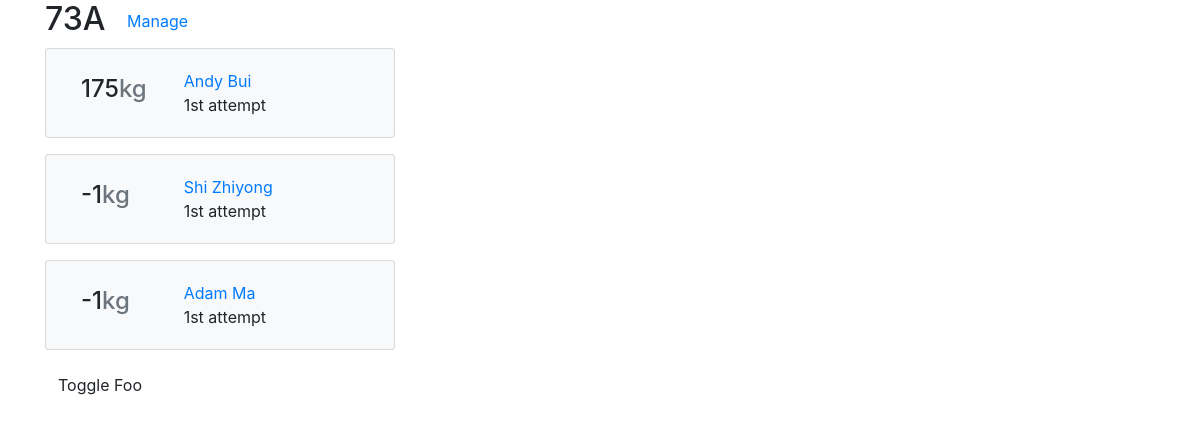
Page /meet/2/17/ on the earlier database version.
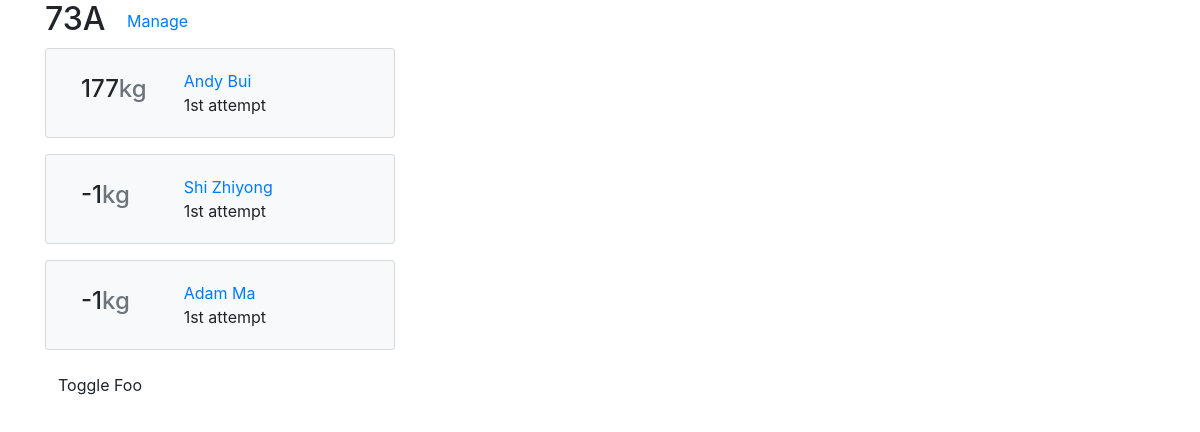
Same page on the later database version.
### session/models.py (models this page shows, shortened)
class Athlete(models.Model):
    session = models.ForeignKey("Session", on_delete=models.CASCADE)
    name = models.CharField(max_length=60)
    date_of_birth = models.DateField()
    gender = models.BooleanField()
    bodyweight = models.FloatField()
    affiliation = models.CharField(max_length=3)
    next_attempt = models.IntegerField(default=1)
    next_weight = models.IntegerField(default=-1)
    def __str__(self):
        return self.name
    def get_next_lift(self):
        lift = self.lift_set.get(attempt=self.next_attempt)
        return lift

class Lift(models.Model):
    athlete = models.ForeignKey("Athlete", on_delete=models.CASCADE)
    attempt = models.IntegerField(default=1)
    weight = models.IntegerField(default=-1)
    result = models.NullBooleanField(default=None)
    change = models.IntegerField(default=1)
    def __str__(self):
        return str(self.weight)

### session/views/session.py (the view)
# urls.py: path('', homepage.index, name='index'),
def index(request, meet_id, session_id):
    session = get_object_or_404(Session, pk=session_id)
    if session.meet.id != meet_id:
        raise Http404("Session not found!")
    athletes_list = session.athlete_set.all()
    form = UpdateAthleteForm()
    context = {
        'session': session,
        'athletes_list': athletes_list,
        'form':form
    }
    return render(request, 'session/index.html', context)

### session/models.py (called while the page is built)
    def __str__(self):
        return str(self.bodyweight) + self.letter

    def sorted_athlete_set(self):
        return self.athlete_set.order_by('next_weight')

### session/templates/session/index.html (shortened to what this page needs)
{% extends 'main/base.html' %}
{% load crispy_forms_tags %}
{% load humanize %}
{% block content %}
<h2>{{ session }}
    <span>
        <a  class="btn btn-link pull-right" href="{% url 'meet:session:manage' session.meet.id session.id %}">Manage</a>
    </span>
</h2>
<div class="row" id="infobox">
    <div class="col-4">
        <div style="overflow-y:auto; max-height: 30rem;">
            {% if athletes_list %}
                {% for athlete in session.sorted_athlete_set %}
                    <div class="card bg-light mb-3" style="max-width: 30rem;">
                            <div class="card-body">
                                <div class="container-fluid">
                                    <div class="row">
                                        <div class="col-4 align-self-center">
                                            <h4>{{ athlete.get_next_lift }}<span class="text-secondary">kg</span></h4>
                                        </div>
                                        <div class="col-8">
                                            <a data-toggle="collapse" href="#info-{{athlete.pk}}">{{athlete}}</a><br>
                                            <span>{{athlete.next_attempt | ordinal}} attempt</span>
                                        </div>
                                    </div>
                                </div>
                            </div>
                    </div>
                {% endfor %}
            {% endif %}
            </div>
            <a href="#Foo" class="btn btn-default" data-toggle="collapse">Toggle Foo</a>
    </div>
    <div class="col-8" id="info-{{athlete.pk}}">
    </div>
</div>
{% endblock %}

Differences in the rows shown:
changed through a linked row, Athlete "Andy Bui": get_next_lift "175" → "177"
